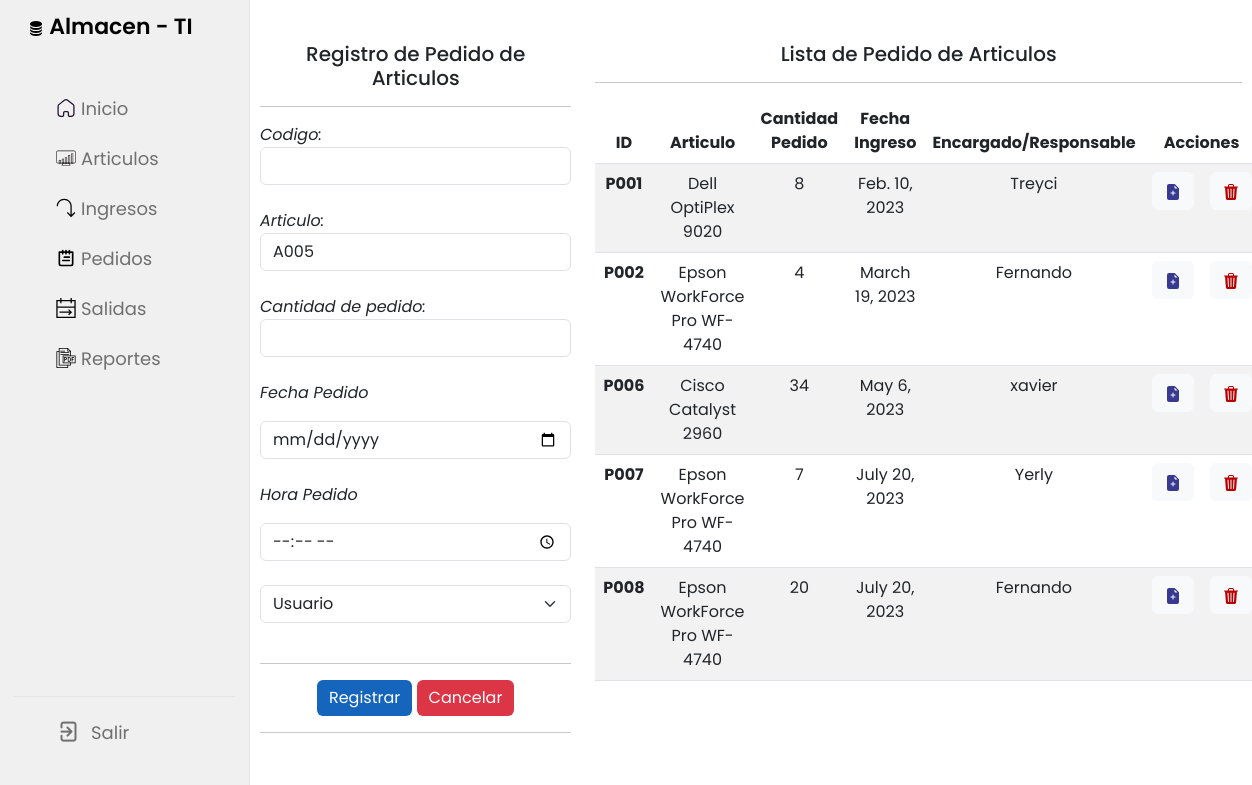
Page /reporte/A005 (signed in) on the committed database.
### Almacen/models.py (models this page shows, shortened)
class Articulo(models.Model):
    codigo=models.CharField(primary_key=True, max_length=6)
    nombre=models.CharField(max_length=60)
    stock=models.IntegerField()
    codigo_Modelo = models.ForeignKey(Modelo, on_delete=models.CASCADE)
    codigo_Marca = models.ForeignKey(Marca, on_delete=models.CASCADE)
    codigo_Categoria=models.ForeignKey(Categoria, on_delete=models.CASCADE)

class Orden_Pedido(models.Model):
    codigo=models.CharField(primary_key=True, max_length=6)
    codigo_Articulo=models.ForeignKey(Articulo, on_delete=models.CASCADE)
    cant_Solicitada=models.IntegerField()
    fecha_Solicitud=models.DateField()
    hora_Solicitud=models.TimeField()
    codigo_Usuario=models.ForeignKey(Usuario, on_delete=models.CASCADE)

class Modelo(models.Model):
    codigo=models.CharField(primary_key=True, max_length=6)
    nombre=models.CharField(max_length=60)
    def __str__(self):
        return self.nombre

class Usuario(models.Model):
    codigo=models.CharField(primary_key=True, max_length=6)
    nombreusuario = models.CharField(max_length=40)
    nombre = models.CharField(max_length=60)
    apellido = models.CharField(max_length=80)
    email = models.EmailField(max_length=40)
    contraseña = models.CharField(max_length=12)

### Almacen/views.py (the view)
# urls.py: path("reporte/<codigo>",views.find_reporte,name="find_reporte"),
@login_required
def find_reporte(request, codigo):
    art_pedido = Articulo.objects.get(codigo=codigo)
    usuarios = Usuario.objects.all()
    pedidos = Orden_Pedido.objects.all()
    context = {"reporte":art_pedido, "usuarios":usuarios,"pedidos":pedidos}
    return render(request,template_gestion_pedido,context)

### Almacen/templates/acciones/pedido/GestionPedido.html (shortened to what this page needs)
{% extends 'base/index.html' %}
{% block content %}
<div class="row pt-3">
    <div class="col-4 pt-3">
        <h5 class="text-center">Registro de Pedido de Articulos</h5>
        <hr>
        <form action="/pedido/registrarpedido" method="post">
            <div class="row">
                <div class="col">
                    <div>
                        <label><em>Codigo:</em></label>
                        <input type="text" name="txtCodigo" class="form-control">
                    </div><br>
                    <div>
                        <label><em>Articulo:</em></label>
                        <input readonly type="text" name="txtArticulo" class="form-control" value="{{reporte.codigo}}" placeholder="{{reporte.nombre}} {{reporte.codigo_Modelo}}">
                    </div><br>
                    <div>
                        <label><em>Cantidad de pedido:</em></label>
                        <input type="number" name="txtCantidad" class="form-control">
                    </div><br>
                    <div>
                        <label><em>Fecha Pedido</p></em></label>
                        <input type="date" name="txtFecha" class="form-control">
                    </div><br>
                    <div>
                        <label><em>Hora Pedido</p></em></label>
                        <input type="time" name="txtHora" class="form-control">
                    </div><br>
                    <div>
                        <select class="form-select" aria-label="Default select example" name="txtUsuario">
                            <option selected>Usuario</option>
                        </select>
                    </div><br>
                </div>
            </div>
            <hr>
            <div class="text-center d-grid gap-2 d-md-block">
                <button class="btnsave btn btn-success" type="submit">Registrar</button>
                <button class="btndelete btn btn-danger" type="reset">Cancelar</button>
            </div>
            <hr>
        </form>
    </div>
    <div class="col-8 pt-3 text-center">
        <h5>Lista de Pedido de Articulos</h5>
        <hr>
        <table class="table table-striped table-hover">
            <thead>
                <tr>
                    <th scope="col">ID</th>
                    <th scope="col">Articulo</th>
                    <th scope="col">Cantidad Pedido</th>
                    <th scope="col">Fecha Ingreso</th>
                    <th scope="col">Encargado/Responsable</th>
                    <th scope="col" colspan="2">Acciones</th>
                </tr>
            </thead>
            <tbody>
                {% for p in pedidos %}
                <tr>
                    <th scope="row">{{p.codigo}}</th>
                    <td>{{p.codigo_Articulo.codigo_Modelo}}</td>
                    <td>{{p.cant_Solicitada}}</td>
                    <td>{{p.fecha_Solicitud}}</td>
                    <td>{{p.codigo_Usuario.nombreusuario}}</td>
                    <td>
                        <button type="button" class="btn btn-light">
                            <a class="editar" href="/pedido/edicionpedido/{{p.codigo}}">
                            </a>
                        </button>
                    </td>
                    <td>
                        <button type="button" class="btn btn-light">
                            <a class="eliminar" href="/pedido/eliminarpedido/{{p.codigo}}">
                            </a>
                        </button>
                    </td>
                </tr>
                {% endfor %}
            </tbody>
        </table>
    </div>
</div>
{% endblock %}

### Almacen/static/css/style.css (style rules this page uses)
body { background-color: #e7e7e7; }
.editar { text-decoration: none; color: #373a8f; }
.eliminar { text-decoration: none; color: rgb(185, 0, 0); }
.btnsave { background-color: #1465bb; border: none; }
.btndelete { border: none; }

### Almacen/static/css/estilo.css (style rules this page uses)
* { margin: 0; padding: 0; box-sizing: border-box; font-family: 'Poppins', sans-serif; }
:root { --primary-color: #ffffff; --panel-color: #FFF; --text-color: #000000; --boxtext-color: #ffffff; --black-light-color: #707070; --border-color: #e6e5e5; --toggle-color: #DDD; --box1-color: #003785; --box2-color: #1465bb; --box3-color: #003785; --title-icon-color: #fff; --tran-05: all 0.5s ease; --tran-03: all 0.3s ease; --tran-03: all 0.2s ease; }
body { min-height: 100vh; background-color: var(--primary-color); }

### rows in the picture
Articulo: txtArticulo "A005"
Orden_Pedido: codigo "P001", codigo_Articulo.codigo_Modelo "Dell OptiPlex 9020", cant_Solicitada "8", fecha_Solicitud "Feb. 10, 2023", codigo_Usuario.nombreusuario "Treyci"
Orden_Pedido: codigo "P002", codigo_Articulo.codigo_Modelo "Epson WorkForce Pro WF-4740", cant_Solicitada "4", fecha_Solicitud "March 19, 2023", codigo_Usuario.nombreusuario "Fernando"
Orden_Pedido: codigo "P006", codigo_Articulo.codigo_Modelo "Cisco Catalyst 2960", cant_Solicitada "34", fecha_Solicitud "May 6, 2023", codigo_Usuario.nombreusuario "xavier"
Orden_Pedido: codigo "P007", codigo_Articulo.codigo_Modelo "Epson WorkForce Pro WF-4740", cant_Solicitada "7", fecha_Solicitud "July 20, 2023", codigo_Usuario.nombreusuario "Yerly"
Orden_Pedido: codigo "P008", codigo_Articulo.codigo_Modelo "Epson WorkForce Pro WF-4740", cant_Solicitada "20", fecha_Solicitud "July 20, 2023", codigo_Usuario.nombreusuario "Fernando"
